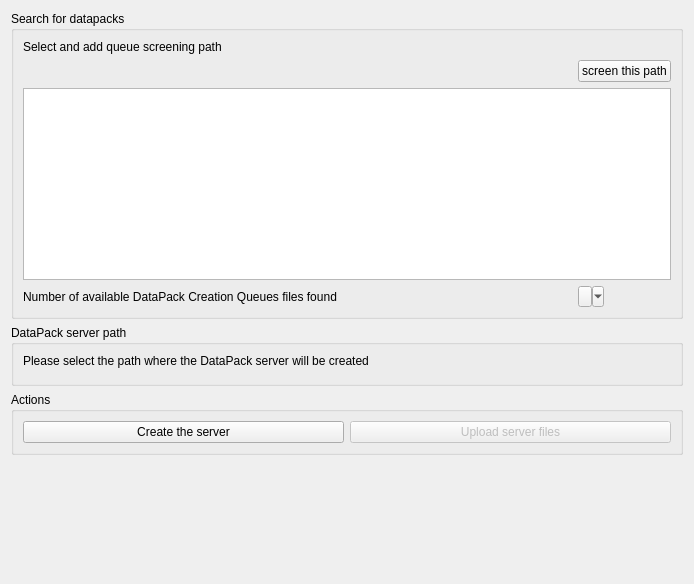
<?xml version="1.0" encoding="UTF-8"?>
<ui version="4.0">
 <class>DataPack::ServerCreationWidget</class>
 <widget class="QWidget" name="DataPack::ServerCreationWidget">
  <property name="geometry">
   <rect>
    <x>0</x>
    <y>0</y>
    <width>694</width>
    <height>584</height>
   </rect>
  </property>
  <property name="windowTitle">
   <string>Form</string>
  </property>
  <layout class="QGridLayout" name="gridLayout_4">
   <item row="0" column="0">
    <widget class="QGroupBox" name="groupBox">
     <property name="title">
      <string>Search for datapacks</string>
     </property>
     <layout class="QGridLayout" name="gridLayout">
      <item row="1" column="0" colspan="2">
       <widget class="Utils::PathChooser" name="screeningPath" native="true"/>
      </item>
      <item row="3" column="1">
       <widget class="QLabel" name="numberOfQueues">
        <property name="text">
         <string/>
        </property>
       </widget>
      </item>
      <item row="2" column="0" colspan="3">
       <widget class="QTreeView" name="packView"/>
      </item>
      <item row="3" column="0">
       <widget class="QLabel" name="label">
        <property name="text">
         <string>Number of available DataPack Creation Queues files found</string>
        </property>
       </widget>
      </item>
      <item row="1" column="2">
       <widget class="QPushButton" name="screePathButton">
        <property name="text">
         <string>screen this path</string>
        </property>
       </widget>
      </item>
      <item row="3" column="2">
       <widget class="QToolButton" name="groupByButton">
        <property name="popupMode">
         <enum>QToolButton::MenuButtonPopup</enum>
        </property>
        <property name="toolButtonStyle">
         <enum>Qt::ToolButtonTextOnly</enum>
        </property>
       </widget>
      </item>
      <item row="0" column="0" colspan="3">
       <widget class="QLabel" name="labelScreenPath">
        <property name="text">
         <string>Select and add queue screening path</string>
        </property>
       </widget>
      </item>
     </layout>
    </widget>
   </item>
   <item row="1" column="0">
    <widget class="QGroupBox" name="groupBox_2">
     <property name="toolTip">
      <string>Please select the path where the DataPack server will be created</string>
     </property>
     <property name="title">
      <string>DataPack server path</string>
     </property>
     <layout class="QGridLayout" name="gridLayout_2">
      <item row="0" column="0">
       <widget class="QLabel" name="selectServerPathLabel">
        <property name="text">
         <string>Please select the path where the DataPack server will be created</string>
        </property>
       </widget>
      </item>
      <item row="1" column="0">
       <widget class="Utils::PathChooser" name="serverPath" native="true"/>
      </item>
     </layout>
    </widget>
   </item>
   <item row="2" column="0">
    <widget class="QGroupBox" name="groupBox_3">
     <property name="title">
      <string>Actions</string>
     </property>
     <layout class="QGridLayout" name="gridLayout_3">
      <item row="0" column="0">
       <widget class="QPushButton" name="createServer">
        <property name="text">
         <string>Create the server</string>
        </property>
       </widget>
      </item>
      <item row="0" column="1">
       <widget class="QPushButton" name="uploadButton">
        <property name="enabled">
         <bool>false</bool>
        </property>
        <property name="text">
         <string>Upload server files</string>
        </property>
       </widget>
      </item>
     </layout>
    </widget>
   </item>
   <item row="3" column="0">
    <spacer name="verticalSpacer">
     <property name="orientation">
      <enum>Qt::Vertical</enum>
     </property>
     <property name="sizeHint" stdset="0">
      <size>
       <width>20</width>
       <height>40</height>
      </size>
     </property>
    </spacer>
   </item>
  </layout>
 </widget>
 <customwidgets>
  <customwidget>
   <class>Utils::PathChooser</class>
   <extends>QWidget</extends>
   <header location="global">utils/widgets/pathchooser.h</header>
   <container>1</container>
  </customwidget>
 </customwidgets>
 <resources/>
 <connections/>
</ui>
